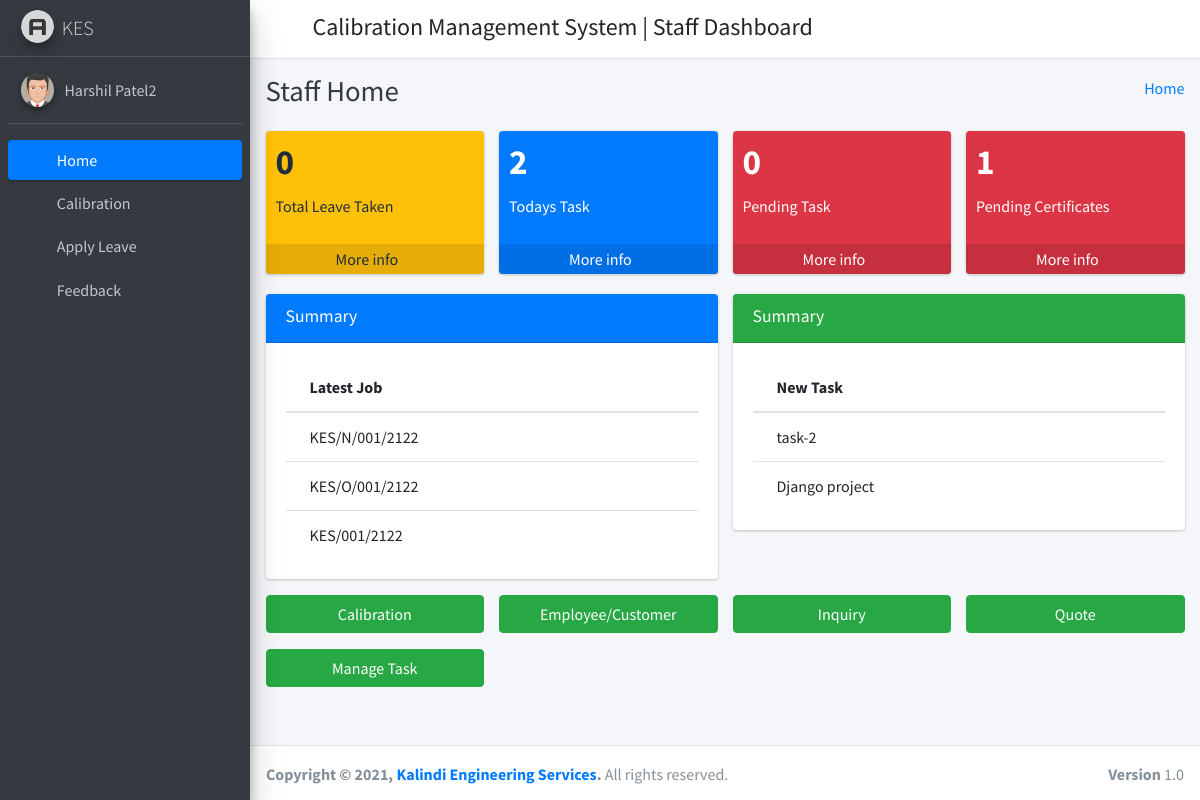
The app's page /staff_home/ (signed in), older data.
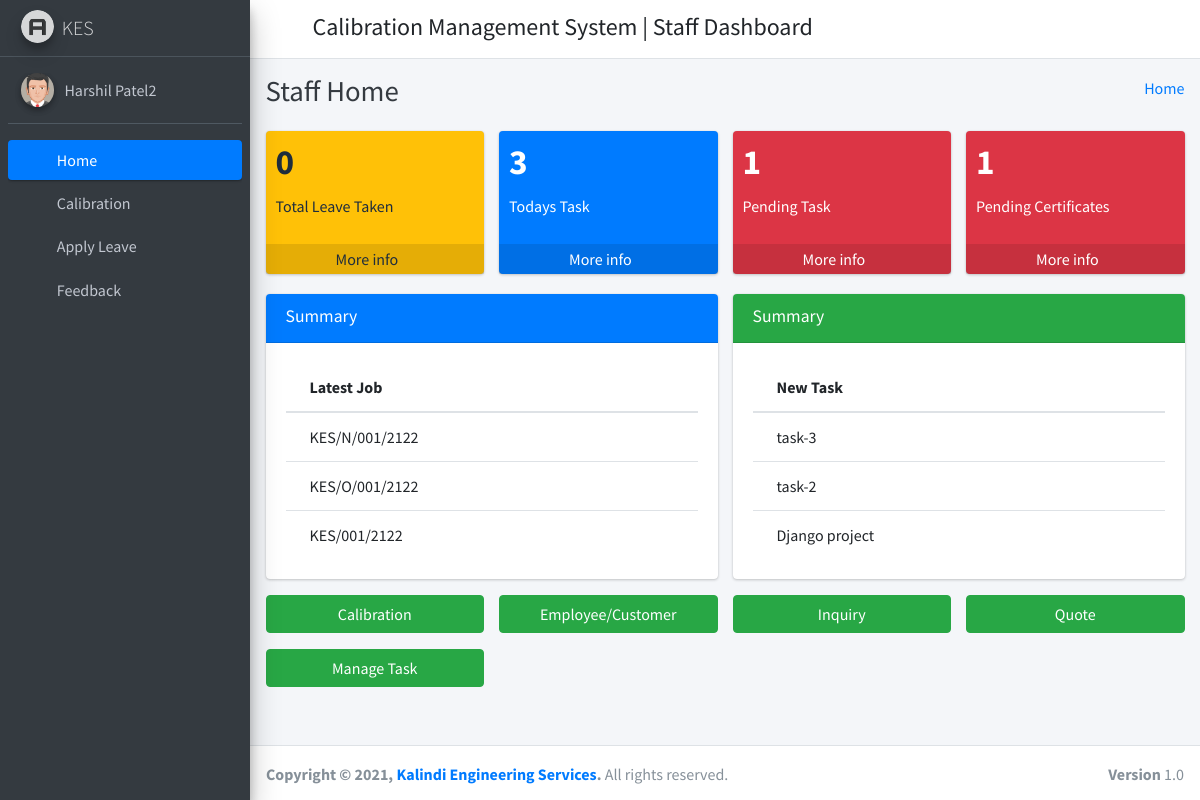
The same page, newer data.
### calibration_management_app/models.py (models this page shows, shortened)
class CustomUser(AbstractUser):
    user_type_data = ((1, "HOD"), (2, "Staff"), (3, "Student"))
    user_type = models.CharField(default=1, choices=user_type_data, max_length=10)

class AddNewJob(models.Model):
    id = models.AutoField(primary_key=True)
    Job_Choices = (
    ("LAB NABL", 'LAB NABL'),
    ("LAB TRAC", 'LAB TRAC'),
    ("ONSITE NABL", 'ONSITE NABL'),
    ("ONSITE TRAC", 'ONSITE TRAC')
    )
    job_choices = models.CharField(max_length=50, choices=Job_Choices, default="LAB NABL")
    job_number = models.CharField(max_length=50, blank=False)
    party = models.ForeignKey(Party, on_delete=models.CASCADE)
    party_address = models.CharField(max_length=200, blank=False)
    party_email = models.CharField(max_length=200)
    party_contact = models.CharField(max_length=15)
    party_gatepass = models.CharField(max_length=200)
    party_instrument = models.IntegerField()
    inward_date = models.DateTimeField()
    created_at = models.DateTimeField(auto_now_add=True)
    updated_at = models.DateTimeField(auto_now=True)
    objects = models.Manager()

class Todo(models.Model):
    id = models.AutoField(primary_key=True)
    task_name = models.CharField(max_length=200)
    description = models.TextField(default="")
    assigned_to = models.ForeignKey(Staffs, on_delete=models.CASCADE)
    Priority_Choices = (
    ("HIGH", 'HIGH'),
    ("NORMAL", 'NORMAL'),
    ("LOW", 'LOW')
    )
    priority = models.CharField(max_length=50, choices=Priority_Choices, default="NORMAL")
    status = models.BooleanField(default=False)
    deadline = models.DateTimeField()
    now = models.DateTimeField(default=timezone.now, blank=True, editable = False)
    created_at = models.DateTimeField(auto_now_add=True)
    updated_at = models.DateTimeField(auto_now=True)
    objects = models.Manager()
    class Meta:
        ordering = ['-created_at']

### calibration_management_app/StaffViews.py (the view)
# urls.py: path('staff_home/', StaffViews.staff_home, name="staff_home"),
def staff_home(request):
    staff = Staffs.objects.get(admin=request.user.id)
    leave_count = LeaveReportStaff.objects.filter(staff_id=staff.id, leave_status=1).count()
    total_task = Todo.objects.all().count()
    latest_job = AddNewJob.objects.all().order_by('-created_at')[0:3]
    new_task =Todo.objects.all().order_by('-created_at')[0:3]
    pending_task = Todo.objects.filter(status=False).count()
    pending_cert = Finalcert.objects.filter(check=False).count()
    labels = []
    data = []
    context={
        "leave_count": leave_count,
        "total_task": total_task,
        "latest_job": latest_job,
        "new_task": new_task,
        'pending_task': pending_task,
        'pending_cert': pending_cert,
        'labels': labels,
        'data': data,
    }
    return render(request, "staff_template/staff_home_template.html", context)

### calibration_management_app/templates/staff_template/staff_home_template.html (shortened to what this page needs)
{% extends 'staff_template/base_template.html' %}
{% block page_title %}
    Staff Home
{% endblock page_title %}
{% block main_content %}
{% load static %}
<section class="content">
        <div class="container-fluid">
            <div class="row">
                <div class="col-lg-3 col-6">
                    <div class="small-box bg-warning">
                    <div class="inner">
                        <h3>{{ leave_count }}</h3>
                        <p>Total Leave Taken</p>
                    </div>
                    <a href="{% url 'staff_apply_leave' %}" class="small-box-footer">More info <i class="fas fa-arrow-circle-right"></i></a>
                    </div>
                </div>
                <div class="col-lg-3 col-6">
                    <div class="small-box bg-primary">
                    <div class="inner">
                        <h3>{{ total_task }}</h3>
                        <p>Todays Task</p>
                    </div>
                    <a href="{% url 'todo_list' %}" class="small-box-footer">More info <i class="fas fa-arrow-circle-right"></i></a>
                    </div>
                </div>
                <div class="col-lg-3 col-6">
                    <div class="small-box bg-danger">
                    <div class="inner">
                        <h3>{{ pending_task }}</h3>
                        <p>Pending Task</p>
                    </div>
                    <a href="{% url 'todo_list' %}" class="small-box-footer">More info <i class="fas fa-arrow-circle-right"></i></a>
                    </div>
                </div>
                <div class="col-lg-3 col-6">
                    <div class="small-box bg-danger">
                    <div class="inner">
                        <h3>{{ pending_cert }}</h3>
                        <p>Pending Certificates</p>
                    </div>
                    <a href="#" class="small-box-footer">More info <i class="fas fa-arrow-circle-right"></i></a>
                    </div>
                </div>
            </div>
              <div class="row">
                <div class="col-lg-6">
                  <div class="card card-primary">
                    <div class="card-header">
                      <h3 class="card-title">Summary</h3>
                      <div class="card-tools">
                        <button type="button" class="btn btn-tool" data-card-widget="collapse"><i class="fas fa-minus"></i>
                        </button>
                        <button type="button" class="btn btn-tool" data-card-widget="remove"><i class="fas fa-times"></i></button>
                      </div>
                    </div>
                    <div class="card-body">
                      <div class="card-body table-responsive p-0">
                          <table class="table table-hover">
                          <thead>
                              <tr>
                                <th>Latest Job</th>
                              </tr>
                          </thead>
                          <tbody>
                              {% for job in latest_job %}
                              <tr>
                                <td>{{ job.job_number }}</td>
                              </tr>
                              {% endfor %}
                          </tbody>
                          </table>
                      </div>
                    </div>
                  </div>
                </div>
                <div class="col-lg-6">
                  <div class="card card-success">
                    <div class="card-header">
                      <h3 class="card-title">Summary</h3>
                      <div class="card-tools">
                        <button type="button" class="btn btn-tool" data-card-widget="collapse"><i class="fas fa-minus"></i>
                        </button>
                        <button type="button" class="btn btn-tool" data-card-widget="remove"><i class="fas fa-times"></i></button>
                      </div>
                    </div>
                    <div class="card-body">
                      <div class="card-body table-responsive p-0">
                          <table class="table table-hover">
                          <thead>
                              <tr>
                                <th>New Task</th>
                              </tr>
                          </thead>
                          <tbody>
                              {% for n in new_task %}
                              <tr>
                                <td>{{ n.task_name }}</td>
                              </tr>
                              {% endfor %}
                          </tbody>
                          </table>
                      </div>
                    </div>
                  </div>
                </div>
            </div>
                <div class="row">
                  <div class="col-lg-3 col-6">
                    <a class='btn btn-success btn-block' href="{% url 'calibration_dashboard' %}">Calibration</a>
                  </div>
                  <div class="col-lg-3 col-6">
                    <a class='btn btn-success btn-block' href="{% url 'party_list' %}">Employee/Customer</a>
                  </div>
                  <div class="col-lg-3 col-6">
                    <a class='btn btn-success btn-block' href="#">Inquiry</a>
                  </div>
                  <div class="col-lg-3 col-6">
                    <a class='btn btn-success btn-block' href="#">Quote</a>
                  </div>
                </div>
                <div class="row">
                  <div class="col-lg-3 col-6">
                    <a class='btn btn-success btn-block' href="{% url 'todo_list' %}">Manage Task</a>
                  </div>
                </div>
        </div>
      </section>
  {% endblock main_content %}

### calibration_management_app/templates/staff_template/base_template.html (shortened to what this page needs)
{% load static %}
<!DOCTYPE html>
<html>
<head>
  <link rel="stylesheet" href="{% static "fontawesome-free/css/all.min.css" %}">
  <link rel="stylesheet" href="https://code.ionicframework.com/ionicons/2.0.1/css/ionicons.min.css">
  <link rel="stylesheet" href="{% static 'tempusdominus-bootstrap-4/css/tempusdominus-bootstrap-4.min.css' %}">
  <link rel="stylesheet" href="{% static "icheck-bootstrap/icheck-bootstrap.min.css" %}">
  <link rel="stylesheet" href="{% static "jqvmap/jqvmap.min.css" %}">
  <link rel="stylesheet" href="{% static 'dist/css/adminlte.min.css'  %}">
  <link rel="stylesheet" href="{% static "overlayScrollbars/css/OverlayScrollbars.min.css" %}">
  <link rel="stylesheet" href="{% static "daterangepicker/daterangepicker.css" %}">
  <link rel="stylesheet" href="{% static "summernote/summernote-bs4.css" %}">
</head>
<body class="hold-transition sidebar-mini layout-fixed">
  <div class="wrapper">
    <nav class="main-header navbar navbar-expand navbar-white navbar-light">
      <ul class="navbar-nav">
        <li class="nav-item">
          <a class="nav-link" data-widget="pushmenu" href="#" role="button"><i class="fas fa-bars"></i></a>
        </li>
      </ul>
      <h4 style="margin-left: 10px; margin-top: 5px;">Calibration Management System | Staff Dashboard</h4>
      <ul class="navbar-nav ml-auto">
      <li class="nav-item dropdown">
        <a class="nav-link" data-toggle="dropdown" href="#" aria-expanded="false">
          <i class="fas fa-cog"></i>
        </a>
      </li>
    </ul>
    </nav>
    {% include 'staff_template/sidebar_template.html' with user=user id=id %}
    <div class="content-wrapper">
      <div class="content-header">
        <div class="container-fluid">
          <div class="row mb-2">
            <div class="col-sm-6">
              <h1 class="m-0 text-dark">
                {% block page_title %}
                {% endblock page_title %}
              </h1>
            </div>
            <div class="col-sm-6">
              <ol class="breadcrumb float-sm-right">
                <li class="breadcrumb-item"><a href="{% url 'admin_home' %}">Home</a></li>
              </ol>
            </div>
          </div>
        </div>
      </div>
      {% block main_content %}
      {% endblock main_content %}
    </div>
    {% include 'staff_template/footer.html' %}
  </div>
</body>
</html>

### calibration_management_app/templates/staff_template/sidebar_template.html (shortened to what this page needs)
{% load static %}
<aside class="main-sidebar sidebar-dark-primary elevation-4">
      <a href="{% url 'staff_home' %}" class="brand-link">
        <img src="{% static 'dist/img/AdminLTELogo.png' %}" alt="AdminLTE Logo" class="brand-image img-circle elevation-3"
            style="opacity: .8">
        <span class="brand-text font-weight-light">KES</span>
      </a>
      <div class="sidebar">
        <div class="user-panel mt-3 pb-3 mb-3 d-flex">
          <div class="image">
            <img src="{% static 'dist/img/user2-160x160.jpg' %}" class="img-circle elevation-2" alt="User Image">
          </div>
          <div class="info">
            <a href="{% url 'staff_profile' %}" class="d-block">{{ user.first_name }} {{ user.last_name }}</a>
          </div>
        </div>
        <nav class="mt-2">
          <ul class="nav nav-pills nav-sidebar flex-column" data-widget="treeview" role="menu" data-accordion="false">
            <li class="nav-item">
              {% url 'staff_home' as staff_home %}
              <a href="{{ staff_home }}" class="nav-link {% if request.path == staff_home %} active {% endif %}">
                <i class="nav-icon fas fa-tachometer-alt"></i>
                <p>
                  Home
                </p>
              </a>
            </li>
            <li class="nav-item">
              {% url 'calibration_dashboard' as calibration_dashboard %}
              <a href="{{ calibration_dashboard }}" class="nav-link {% if request.path == calibration_dashboard %} active {% endif %}">
                <i class="nav-icon fas fa-tachometer-alt"></i>
                <p>
                  Calibration
                </p>
              </a>
            </li>
            <li class="nav-item">
              {% url 'staff_apply_leave' as staff_apply_leave %}
              <a href="{{ staff_apply_leave }}" class="nav-link {% if request.path == staff_apply_leave %} active {% endif %}">
                <i class="nav-icon fas fa-envelope-open-text"></i>
                <p>
                  Apply Leave
                </p>
              </a>
            </li>
            <li class="nav-item">
              {% url 'staff_feedback' as staff_feedback %}
              <a href="{{ staff_feedback }}" class="nav-link {% if request.path == staff_feedback %} active {% endif %}">
                <i class="nav-icon fas fa-comments"></i>
                <p>
                  Feedback
                </p>
              </a>
            </li>
          </ul>
        </nav>
      </div>
    </aside>

### calibration_management_app/templates/staff_template/footer.html
<footer class="main-footer">
      <strong>Copyright &copy; {% now "Y" %}, <a href="#">Kalindi Engineering Services</a>.</strong>
      All rights reserved.
      <div class="float-right d-none d-sm-inline-block">
        <b>Version</b> 1.0
      </div>
    </footer>

Row changes from the older to the newer data that the page shows:
added Todo: task_name "task-3"
Text that changed along with them:
{{ total_task }}: "2" → "3"
{{ pending_task }}: "0" → "1"
